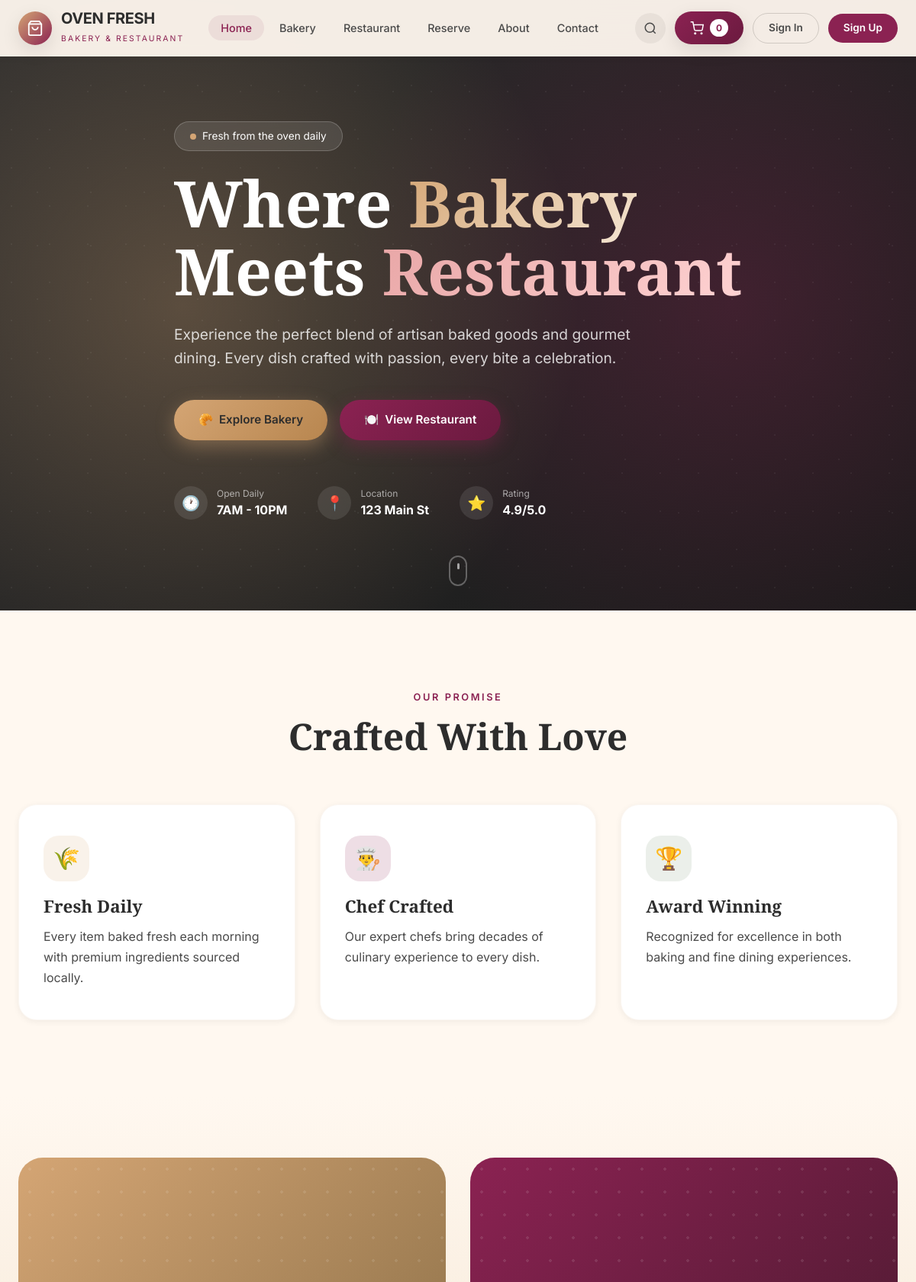
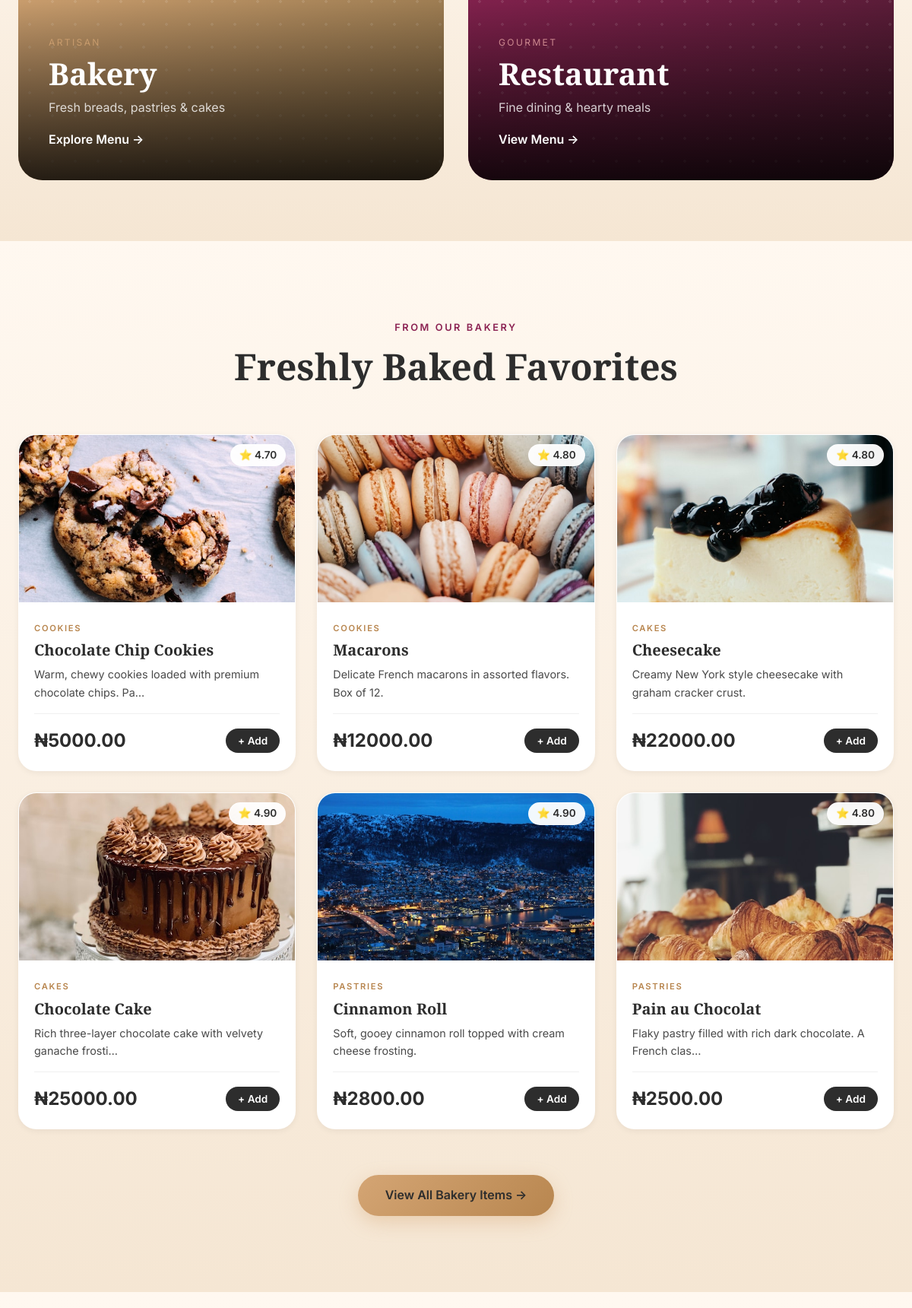
The page / (upper part) on the database its author committed (2 pictures, top to bottom).
### shop/models.py (models this page shows, shortened)
class Product(models.Model):
    name = models.CharField(max_length=200)
    slug = models.SlugField(unique=True)
    category = models.ForeignKey(Category, on_delete=models.CASCADE, related_name='products')
    description = models.TextField()
    price = models.DecimalField(max_digits=10, decimal_places=2)
    image = models.ImageField(upload_to='products/', default='default.jpg')
    rating = models.DecimalField(max_digits=3, decimal_places=2, default=4.5)
    calories = models.IntegerField(default=0, blank=True, null=True)
    is_available = models.BooleanField(default=True)
    created_at = models.DateTimeField(auto_now_add=True)
    class Meta:
        ordering = ['-created_at']
    def get_absolute_url(self):
        return reverse('product_detail', args=[self.slug])

class Category(models.Model):
    PRODUCT_TYPES = [
        ('bakery', 'Bakery'),
        ('restaurant', 'Restaurant'),
    ]
    name = models.CharField(max_length=100)
    slug = models.SlugField(unique=True)
    product_type = models.CharField(max_length=20, choices=PRODUCT_TYPES)
    description = models.TextField(blank=True)
    class Meta:
        verbose_name_plural = 'Categories'
        ordering = ['name']

### shop/views.py (the view)
# urls.py: path('', views.home, name='home'),
def home(request):
    bakery_products = Product.objects.filter(category__product_type='bakery', is_available=True)[:6]
    restaurant_products = Product.objects.filter(category__product_type='restaurant', is_available=True)[:6]
    context = {
        'bakery_products': bakery_products,
        'restaurant_products': restaurant_products,
    }
    return render(request, 'home.html', context)

### shop/context_processors.py (called while the page is built)
def cart_context(request):
    cart = Cart(request)
    is_admin_user = False
    if request.user.is_authenticated:
        is_admin_user = request.user.is_superuser or request.user.groups.filter(name__in=['Main Admin', 'Manager']).exists()
    return {
        'cart': cart,
        'cart_count': len(cart),
        'cart_total': cart.get_total_price(),
        'is_admin_user': is_admin_user,
    }

    def __len__(self):
        return sum(item['quantity'] for item in self.cart.values())

    def get_total_price(self):
        return sum(Decimal(item['price']) * item['quantity'] for item in self.cart.values())

### shop/templates/home.html (shortened to what this page needs)
{% extends 'base.html' %}
{% block content %}
<section class="hero">
    <div class="hero-bg"></div>
    <div class="hero-content">
        <div class="hero-badge">
            <span class="pulse-dot"></span>
            Fresh from the oven daily
        </div>
        <h1 class="hero-title">
            Where <span class="text-bakery">Bakery</span><br>
            Meets <span class="text-restaurant">Restaurant</span>
        </h1>
        <p class="hero-subtitle">
            Experience the perfect blend of artisan baked goods and gourmet dining.
            Every dish crafted with passion, every bite a celebration.
        </p>
        <div class="hero-buttons">
            <a href="{% url 'bakery' %}" class="btn btn-bakery">
                <span>🥐</span> Explore Bakery
            </a>
            <a href="{% url 'restaurant' %}" class="btn btn-restaurant">
                <span>🍽️</span> View Restaurant
            </a>
        </div>
        <div class="hero-stats">
            <div class="stat">
                <div class="stat-icon">🕐</div>
                <div><small>Open Daily</small><strong>7AM - 10PM</strong></div>
            </div>
            <div class="stat">
                <div class="stat-icon">📍</div>
                <div><small>Location</small><strong>123 Main St</strong></div>
            </div>
            <div class="stat">
                <div class="stat-icon">⭐</div>
                <div><small>Rating</small><strong>4.9/5.0</strong></div>
            </div>
        </div>
    </div>
    <div class="scroll-indicator">
        <div class="scroll-mouse"><div class="scroll-wheel"></div></div>
    </div>
</section>
<section class="features">
    <div class="container">
        <div class="section-header">
            <span class="section-tag">Our Promise</span>
            <h2>Crafted With Love</h2>
        </div>
        <div class="features-grid">
            <div class="feature-card">
                <div class="feature-icon" style="--accent:#D4A574">🌾</div>
                <h3>Fresh Daily</h3>
                <p>Every item baked fresh each morning with premium ingredients sourced locally.</p>
            </div>
            <div class="feature-card">
                <div class="feature-icon" style="--accent:#8B2252">👨‍🍳</div>
                <h3>Chef Crafted</h3>
                <p>Our expert chefs bring decades of culinary experience to every dish.</p>
            </div>
            <div class="feature-card">
                <div class="feature-icon" style="--accent:#7C9473">🏆</div>
                <h3>Award Winning</h3>
                <p>Recognized for excellence in both baking and fine dining experiences.</p>
            </div>
        </div>
    </div>
</section>
<section class="preview-section">
    <div class="container">
        <div class="preview-grid">
            <a href="{% url 'bakery' %}" class="preview-card bakery-card">
                <div class="preview-image">
                    <div class="steam-effect"></div>
                    <div class="bakery-pattern"></div>
                </div>
                <div class="preview-content">
                    <span class="preview-tag">Artisan</span>
                    <h3>Bakery</h3>
                    <p>Fresh breads, pastries & cakes</p>
                    <span class="preview-link">Explore Menu →</span>
                </div>
            </a>
            <a href="{% url 'restaurant' %}" class="preview-card restaurant-card">
                <div class="preview-image">
                    <div class="candle-effect"></div>
                    <div class="restaurant-pattern"></div>
                </div>
                <div class="preview-content">
                    <span class="preview-tag">Gourmet</span>
                    <h3>Restaurant</h3>
                    <p>Fine dining & hearty meals</p>
                    <span class="preview-link">View Menu →</span>
                </div>
            </a>
        </div>
    </div>
</section>
<section class="products-section bakery-section">
    <div class="container">
        <div class="section-header">
            <span class="section-tag">From Our Bakery</span>
            <h2>Freshly Baked Favorites</h2>
        </div>
        <div class="products-grid">
            {% for product in bakery_products %}
            <div class="product-card bakery-product">
                <a href="{{ product.get_absolute_url }}" class="product-image">
                    {% if product.image %}
                    <img src="{{ product.image.url }}" alt="{{ product.name }}" style="width:100%;height:100%;object-fit:cover;">
                    {% else %}
                    <div class="product-placeholder bakery-placeholder">🥐</div>
                    {% endif %}
                    <span class="product-rating">⭐ {{ product.rating }}</span>
                </a>
                <div class="product-info">
                    <span class="product-category">{{ product.category.name }}</span>
                    <h3><a href="{{ product.get_absolute_url }}">{{ product.name }}</a></h3>
                    <p>{{ product.description|truncatechars:60 }}</p>
                    <div class="product-footer">
                        <span class="product-price">₦{{ product.price }}</span>
                        <form method="post" action="{% url 'add_to_cart' product.id %}">
                            <button type="submit" class="add-btn">+ Add</button>
                        </form>
                    </div>
                </div>
            </div>
            {% endfor %}
        </div>
        <div class="section-cta">
            <a href="{% url 'bakery' %}" class="btn btn-bakery">View All Bakery Items →</a>
        </div>
    </div>
</section>
<section class="products-section restaurant-section">
</section>
{% endblock %}

### rows shown on the page
Product: image (picture), rating "4.70", category.name "COOKIES", name "Chocolate Chip Cookies", description "Warm, chewy cookies loaded with premium chocolate chips. Pa…", price "5000.00"
Product: image (picture), rating "4.80", category.name "COOKIES", name "Macarons", description "Delicate French macarons in assorted flavors. Box of 12.", price "12000.00"
Product: image (picture), rating "4.80", category.name "CAKES", name "Cheesecake", description "Creamy New York style cheesecake with graham cracker crust.", price "22000.00"
Product: image (picture), rating "4.90", category.name "CAKES", name "Chocolate Cake", description "Rich three-layer chocolate cake with velvety ganache frosti…", price "25000.00"
Product: image (picture), rating "4.90", category.name "PASTRIES", name "Cinnamon Roll", description "Soft, gooey cinnamon roll topped with cream cheese frosting.", price "2800.00"
Product: image (picture), rating "4.80", category.name "PASTRIES", name "Pain au Chocolat", description "Flaky pastry filled with rich dark chocolate. A French clas…", price "2500.00"

### other values the page prints
{{ cart_count }} "0"
